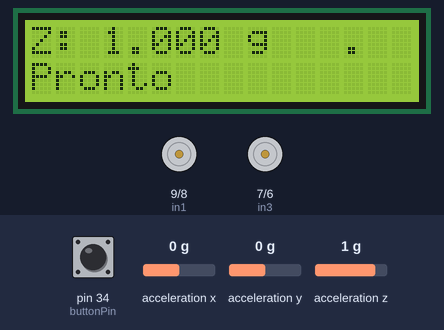
Recording of a sketch running on a simulated Arduino Mega 2560, built with avr-gcc and run on an emulated ATmega2560. Shown: 16×2 character LCD, motor-driver pin pairs drawn as motors (green arrow = first pin HIGH = forward, orange = second pin HIGH = backward, longer = more drive, scaled by the enable pin). Wiring (inferred from the names in the program): MPU-6050 motion sensor at I2C address 0x68. Inputs (shaded band) come from the test bench; at power-on: pin 34 (buttonPin) HIGH, acceleration z 1 g, acceleration x 0 g, acceleration y 0 g.

Above: at 1.2 s.
1.3 s: pin 34 (buttonPin) pulled LOW for 0.15 s
At 2.3 s:
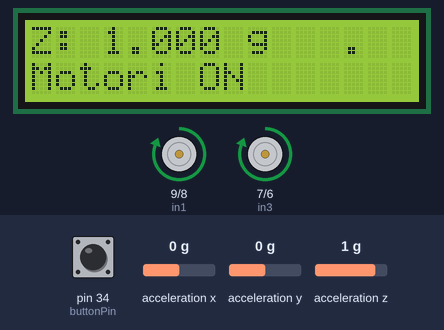
4.4 s: acceleration z set to -1.4 g
At 4.9 s:
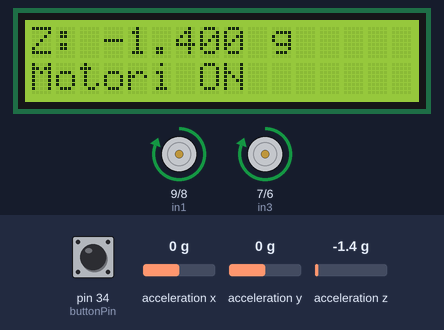
7.4 s: acceleration z set to -0.8 g
At 7.71 s:
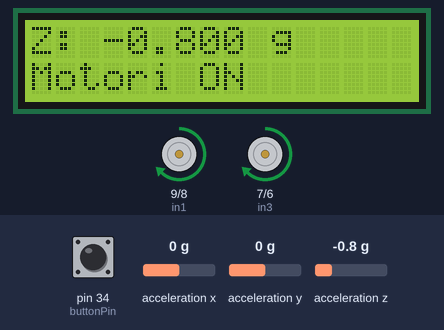
9.9 s: acceleration z set to 0 g
At 12.5 s:
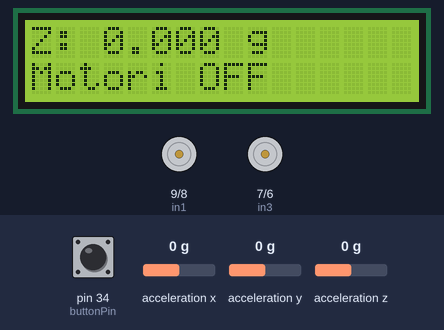
12.8 s: pin 34 (buttonPin) pulled LOW for 1 s
At 13.4 s:
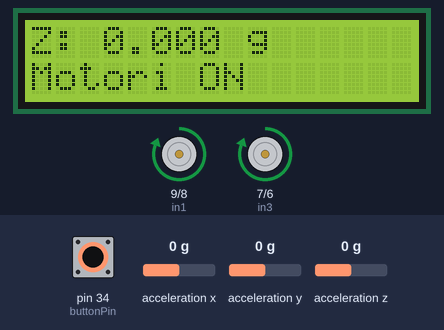
Timing chart, 0 to 15.8 s (numbered marks = the images above; inputs shaded):
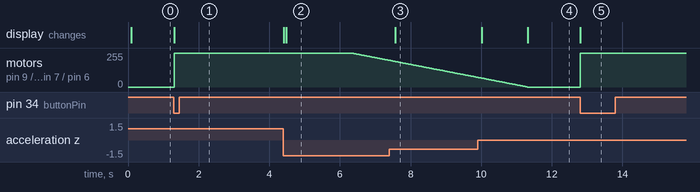

Measured:
- after the input at 1.3 s, motor on pin 9 (in1) / pin 8 (in2), motor on pin 7 (in3) / pin 6 (in4): stopped → forward 255/255 at once; the display: changes at once (image 1)
- after the input at 4.4 s, the display: first changes at once (image 2 shows a later state)
- after the input at 7.4 s, the display: changes after 0.17 s (image 3)
- after the input at 9.9 s, the display: first changes after 0.12 s (image 4 shows a later state)
- after the input at 12.8 s, motor on pin 9 (in1) / pin 8 (in2), motor on pin 7 (in3) / pin 6 (in4): stopped → forward 255/255 at once; the display: changes at once (image 5)

The sketch:

codice_macchina_bluetooth.ino
```cpp
#include <Wire.h>                 // Libreria per comunicazione I2C (necessaria per MPU6050)
#include <LiquidCrystal.h>       // Libreria per controllare il display LCD

// Inizializzazione LCD: RS, E, D4, D5, D6, D7
LiquidCrystal lcd(12, 11, 52, 50, 48, 46);

// Pin del pulsante per avvio manuale
const int buttonPin = 34;


// Indirizzo I2C del sensore MPU6050
const int MPU_I2C_ADDR = 0x68;
int16_t AcX, AcY, AcZ;                   // Variabili per accelerazioni grezze
int16_t ax_offset = 0;                  // Offset asse X
int16_t ay_offset = 0;                  // Offset asse Y
int16_t az_offset = 0;                  // Offset asse Z

// Timing lettura accelerometro
unsigned long lastReadTime = 0;
const unsigned long interval = 2;       // Intervallo di 2ms = 500 Hz

// Parametri per media mobile sull'asse Z
#define WINDOW_SIZE 10
float AcZ_window[WINDOW_SIZE] = {0};    // Finestra dati asse Z
int window_index = 0;                   // Indice per aggiornare finestra


// Pin motori (due motori, con controllo direzione e velocità PWM)
const int enA = 10, in1 = 9, in2 = 8;    // Motore A
const int in3 = 7, in4 = 6, enB = 5;     // Motore B

// Stato dei motori
bool isMoving = false;

// Timer per avviare i motori
unsigned long motorStartTime = 0;
bool buttonPressed = false;

// Parametri decelerazione
const unsigned long decelStartDelay = 5000;   // Aspetta 5s prima di decelerare
const unsigned long decelDuration = 5000;     // Decelerazione dura 5s
int pwmValue = 255;                           // PWM massimo (velocità massima)
bool isDecelerating = false;
unsigned long decelStartTime = 0;


// Comunicazione Bluetooth (Serial1)
#define BTSerial Serial1

void setup() {
  // Imposta i pin dei motori come output
  pinMode(enA, OUTPUT); pinMode(enB, OUTPUT);
  pinMode(in1, OUTPUT); pinMode(in2, OUTPUT);
  pinMode(in3, OUTPUT); pinMode(in4, OUTPUT);
  pinMode(buttonPin, INPUT_PULLUP);  // Pulsante con pull-up interno

  // Inizializza comunicazione seriale e Bluetooth
  Serial.begin(9600);
  BTSerial.begin(9600);

  // Inizializza LCD
  lcd.begin(16, 2);
  lcd.print("Connessione...");

  // Inizializza MPU6050
  Wire.begin();
  Wire.beginTransmission(MPU_I2C_ADDR);
  Wire.write(0x6B);       // Registro di "power management"
  Wire.write(0);          // Wake-up MPU6050
  Wire.endTransmission(true);

  Wire.beginTransmission(MPU_I2C_ADDR);
  Wire.write(0x1C);       // Registro di configurazione accelerometro
  Wire.write(0x08);       // ±4g (sensibilità intermedia)
  Wire.endTransmission(true);

  // Display pronto
  lcd.setCursor(0, 1);
  lcd.print("Pronto         ");
}

void loop() {
  unsigned long currentTime = millis();

  // Legge accelerometro ogni 2ms
  if (currentTime - lastReadTime >= interval) {
    lastReadTime = currentTime;
    readAccel();                     // Acquisisce nuovo valore da MPU
    float filteredZ = filteredAcZ(); // Calcola media mobile

    // Invia valore filtrato via Bluetooth e mostra su LCD
    String out = String(filteredZ, 3);   // 3 cifre decimali
    BTSerial.println(out);              // Invia via Bluetooth
    lcd.setCursor(0, 0);
    lcd.print("Z: ");
    lcd.print(out);
    lcd.print(" g   ");                 // Mostra su display
  }

  // Gestione del pulsante per avvio singolo
  bool currentButtonState = digitalRead(buttonPin);
  if (currentButtonState == LOW && !buttonPressed) {
    buttonPressed = true;             // Evita rimbalzi

    if (!isMoving) {
      isMoving = true;
      motorStartTime = millis();      // Salva tempo di avvio
      pwmValue = 255;                 // Imposta PWM iniziale massimo
      isDecelerating = false;
      startMotors();                  // Avvia i motori
      lcd.setCursor(0, 1);
      lcd.print("Motori ON      ");
    }
  }
  if (currentButtonState == HIGH) {
    buttonPressed = false;           // Permette nuovi clic
  }

  // Gestione logica di decelerazione automatica
  if (isMoving) {
    unsigned long elapsed = millis() - motorStartTime;

    // Inizia decelerazione dopo delay
    if (!isDecelerating && elapsed >= decelStartDelay) {
      isDecelerating = true;
      decelStartTime = millis();
    }

    // Fase di decelerazione
    if (isDecelerating) {
      unsigned long decelElapsed = millis() - decelStartTime;
      if (decelElapsed <= decelDuration) {
        // Diminuzione lineare del PWM
        pwmValue = 255 - (255 * decelElapsed) / decelDuration;
        pwmValue = constrain(pwmValue, 0, 255);
        analogWrite(enA, pwmValue);
        analogWrite(enB, pwmValue);
      } else {
        // Fine decelerazione: spegne i motori
        stopMotors();
        isMoving = false;
        isDecelerating = false;
        lcd.setCursor(0, 1);
        lcd.print("Motori OFF     ");
      }
    }
  }
}

// ===== FUNZIONI =====

// Legge dati grezzi dall'accelerometro MPU6050
void readAccel() {
  Wire.beginTransmission(MPU_I2C_ADDR);
  Wire.write(0x3B); // Indirizzo ACCEL_XOUT_H
  Wire.endTransmission(false);
  Wire.requestFrom(MPU_I2C_ADDR, 6, true); // Legge X, Y, Z (2 byte ciascuno)

  AcX = (Wire.read() << 8 | Wire.read()) + ax_offset;
  AcY = (Wire.read() << 8 | Wire.read()) + ay_offset;
  AcZ = (Wire.read() << 8 | Wire.read()) + az_offset;

  float AcZ_g = (float)AcZ / 8192.0; // Conversione in g (±4g → 8192 LSB/g)

  // Inserisce il nuovo valore nella finestra di media mobile
  AcZ_window[window_index] = AcZ_g;
  window_index = (window_index + 1) % WINDOW_SIZE;
}

// Calcola la media mobile dei valori Z per ridurre il rumore
float filteredAcZ() {
  float sum = 0;
  for (int i = 0; i < WINDOW_SIZE; i++) {
    sum += AcZ_window[i];
  }
  return sum / WINDOW_SIZE;
}

// Attiva i motori in avanti con PWM corrente
void startMotors() {
  analogWrite(enA, pwmValue);
  analogWrite(enB, pwmValue);
  digitalWrite(in1, HIGH); digitalWrite(in2, LOW); // direzione avanti A
  digitalWrite(in3, HIGH); digitalWrite(in4, LOW); // direzione avanti B
}

// Ferma completamente i motori
void stopMotors() {
  analogWrite(enA, 0);
  analogWrite(enB, 0);
  digitalWrite(in1, LOW); digitalWrite(in2, LOW);
  digitalWrite(in3, LOW); digitalWrite(in4, LOW);
}
```
